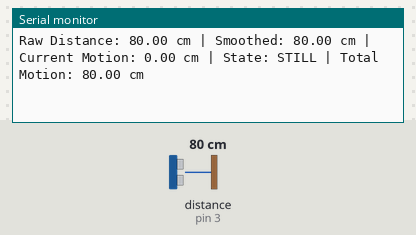
This sketch was run on a simulated Arduino Uno, built with avr-gcc and run on an emulated ATmega328P. Shown: the last lines printed to the serial monitor. Inputs (shaded band) come from the test bench; at power-on: distance to the obstacle (sensor on pin 3) 80 cm. The echo pulse lasts 58.3 µs per cm.

Above: at 1.2 s.
1.3 s: distance to the obstacle (sensor on pin 3) set to 2 cm
At 1.58 s:
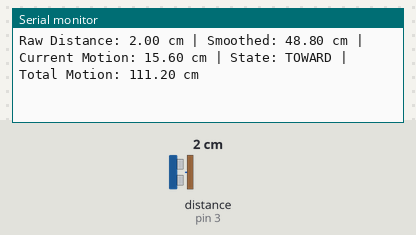
3.0 s: distance to the obstacle (sensor on pin 3) set to 18 cm
At 3.08 s:
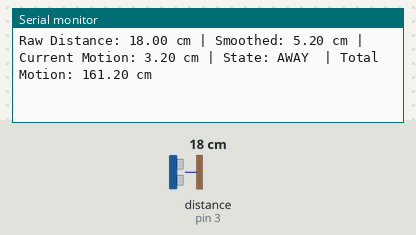
6.0 s: distance to the obstacle (sensor on pin 3) set to 4 cm
At 6.1 s:
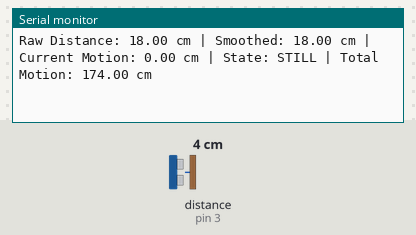
9.0 s: distance to the obstacle (sensor on pin 3) set to 35 cm
At 9.08 s:
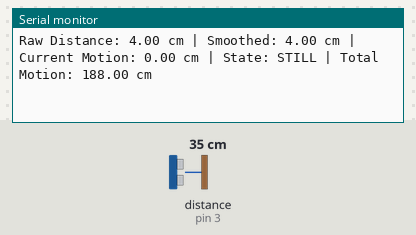
12.0 s: distance to the obstacle (sensor on pin 3) set to 9 cm
At 12.11 s:
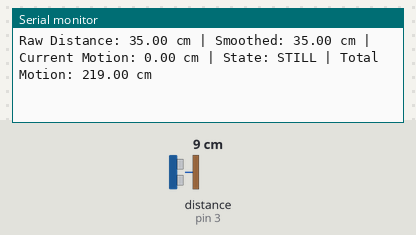
15.0 s: distance to the obstacle (sensor on pin 3) set to 60 cm
At 15.21 s:
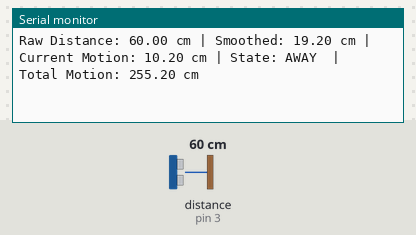
Timing chart, 0 to 18.0 s (numbered marks = the images above; inputs shaded):
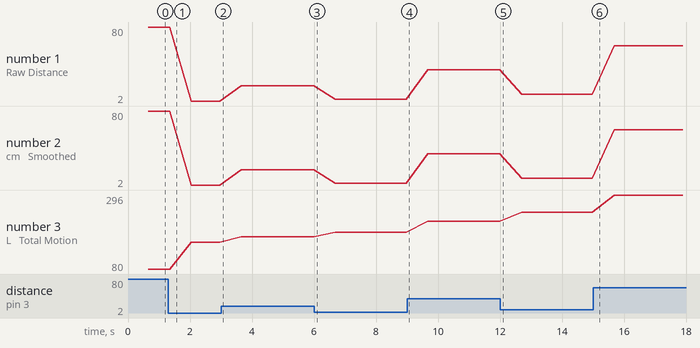

The sketch:

distance_motionDetection.ino
```cpp
/*******************************************************************************
 * Distance Sensor Motion Detection System
 *
 * Real-time distance and motion tracking system using rolling average smoothing.
 * Calculates instantaneous motion and accumulates total movement distance.
 *
 * Key Control Variables:
 * readInterval    = 30ms   - Main processing/output interval
 * AVERAGE_WINDOW  = 5      - Number of samples in rolling average
 * MOTION_THRESHOLD = 0.3cm - Minimum change to register as movement
 *
 * Output Format:
 * Raw Distance (cm) | Smoothed Distance (cm) | Current Motion (cm) |
 * Motion State (TOWARD/AWAY/STILL) | Total Motion (cm)
 *
 * Hardware Setup:
 * TRIGGER_PIN = 2
 * ECHO_PIN = 3
 *******************************************************************************/

#include <HCSR04.h>

#define TRIGGER_PIN 2
#define ECHO_PIN 3

UltraSonicDistanceSensor distanceSensor(TRIGGER_PIN, ECHO_PIN);

// Variables
float distance = 0.0f;
float smoothedDistance = 0.0f;
float lastSmoothedDistance = 0.0f;
float totalMotion = 0.0f;
unsigned long lastReadTime = 0;
const unsigned int readInterval = 30;
const float MOTION_THRESHOLD = 0.3;

// Rolling average
const int AVERAGE_WINDOW = 5;
float readings[AVERAGE_WINDOW];
int readIndex = 0;
float totalValue = 0;

void setup() {
  Serial.begin(9600);
  for(int i = 0; i < AVERAGE_WINDOW; i++) readings[i] = 0;
  Serial.println("Distance Motion Detection Started");
  Serial.println("--------------------------------");
}

void processDistance() {
  unsigned long currentTime = millis();
  if (currentTime - lastReadTime >= readInterval) {
    float newDistance = distanceSensor.measureDistanceCm();

    if (newDistance > 0) {
      distance = newDistance;

      // Update rolling average
      totalValue = totalValue - readings[readIndex];
      readings[readIndex] = distance;
      totalValue = totalValue + distance;
      readIndex = (readIndex + 1) % AVERAGE_WINDOW;
      lastSmoothedDistance = smoothedDistance;
      smoothedDistance = totalValue / AVERAGE_WINDOW;

      // Calculate motion
      float change = smoothedDistance - lastSmoothedDistance;
      totalMotion += abs(change);

      // Print verbose status
      Serial.print("Raw Distance: ");
      Serial.print(distance);
      Serial.print(" cm | ");

      Serial.print("Smoothed: ");
      Serial.print(smoothedDistance);
      Serial.print(" cm | ");

      Serial.print("Current Motion: ");
      Serial.print(abs(change));
      Serial.print(" cm | ");

      Serial.print("State: ");
      if(abs(change) < MOTION_THRESHOLD) {
        Serial.print("STILL");
      } else if(change > 0) {
        Serial.print("AWAY ");
      } else {
        Serial.print("TOWARD");
      }
      Serial.print(" | ");

      Serial.print("Total Motion: ");
      Serial.print(totalMotion);
      Serial.println(" cm");
    }
    lastReadTime = currentTime;
  }
}

void loop() {
  processDistance();
}
```

Measured:
- after the input at 1.3 s, the serial monitor: prints a new line after 0.16 s (image 1)
- after the input at 3.0 s, the serial monitor: prints a new line after 0.08 s (image 2)
- after the input at 15.0 s, the serial monitor: prints a new line after 0.10 s (image 6)
- plotted number 1: 80 → 2 after the input at 1.3 s, 2 → 18 after the input at 3.0 s, 18 → 4 after the input at 6.0 s, 4 → 35 after the input at 9.0 s, 35 → 9 after the input at 12.0 s
- plotted number 2: 80 → 2 after the input at 1.3 s, 2 → 18 after the input at 3.0 s, 18 → 4 after the input at 6.0 s, 4 → 35 after the input at 9.0 s, 35 → 9 after the input at 12.0 s
- plotted number 3: 80 → 158 after the input at 1.3 s, 158 → 174 after the input at 3.0 s, 174 → 188 after the input at 6.0 s, 188 → 219 after the input at 9.0 s, 219 → 245 after the input at 12.0 s
